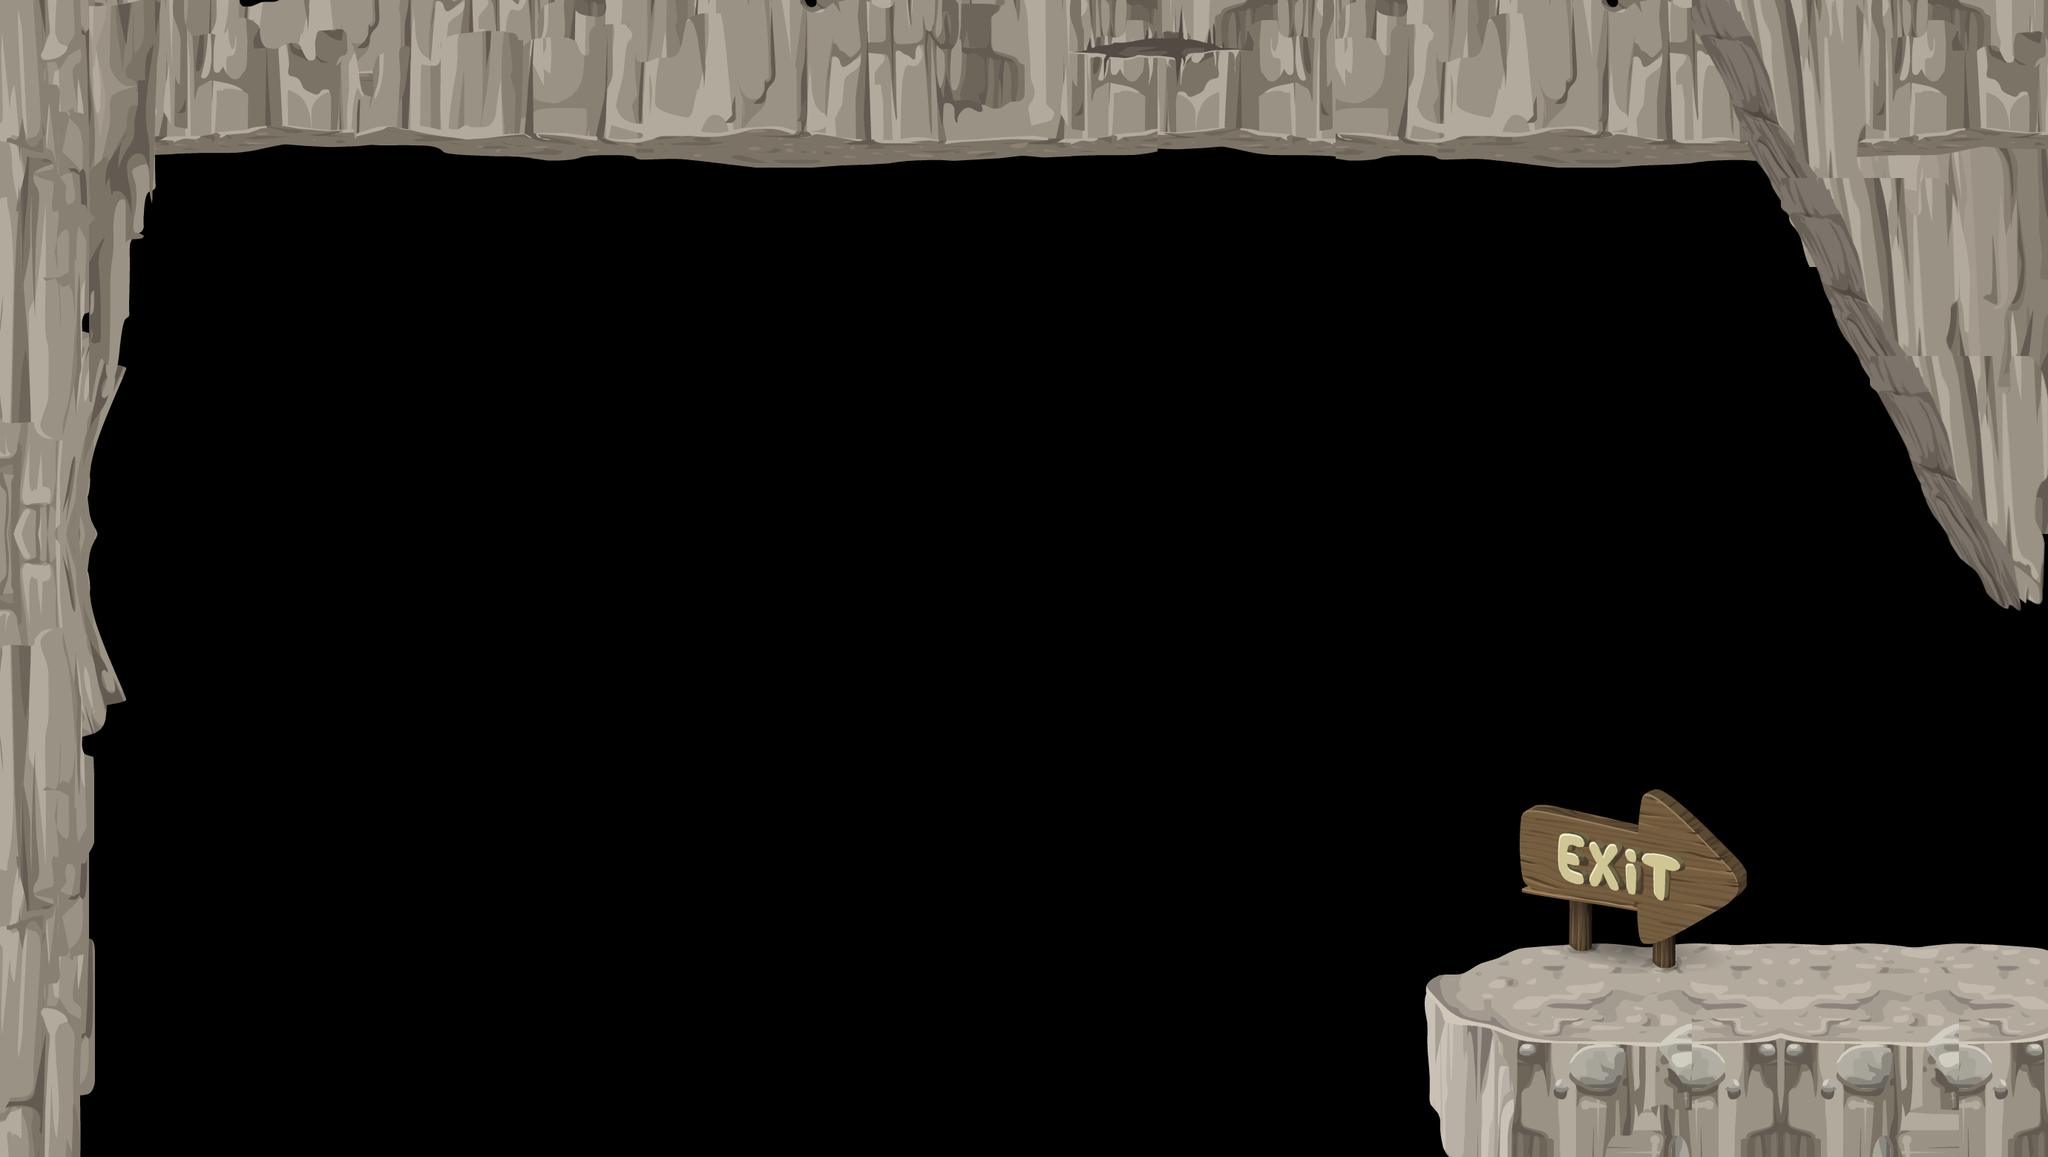

A level layout from a 2D game, rendered from its tile map. Below: a short description, then the map file with tile-grid data replaced by summaries:
An orthogonal 23x13 tile map with 120x120 px tiles, 6 tile layers (Tile Layer 6, Tile Layer 5, Ceiling, Layer 1, ...) and 14 objects (player, ceiling, leftwall).

<map version="1.0" orientation="orthogonal" width="23" height="13" tilewidth="120" tileheight="120">
 <tileset firstgid="1" name="ClearRocks" tilewidth="120" tileheight="120">
  <image source="ClearRocks-ipadhd.png" width="2040" height="2040" />
 </tileset>
 <layer name="Tile Layer 6" width="23" height="13">
  <data>[299 cells, 12 non-empty, 5 distinct tile ids]</data>
 </layer>
 <layer name="Tile Layer 5" width="23" height="13">
  <data>[299 cells, 20 non-empty, 19 distinct tile ids]</data>
 </layer>
 <layer name="Ceiling" width="23" height="13">
  <data>[299 cells, 58 non-empty, 37 distinct tile ids]</data>
 </layer>
 <layer name="Layer 1" width="23" height="13">
  <data>[299 cells, 60 non-empty, 32 distinct tile ids]</data>
 </layer>
 <layer name="Layer 2" width="23" height="13">
  <data>[299 cells, 16 non-empty, 16 distinct tile ids]</data>
 </layer>
 <objectgroup name="helmets" width="23" height="13" opacity="0.99">
  <object x="1205" y="1156" width="92" height="89" />
 </objectgroup>
 <objectgroup name="player" width="23" height="13">
  <object name="player" x="269" y="433" width="94" height="147" />
 </objectgroup>
 <objectgroup name="bats" width="23" height="13" />
 <objectgroup name="walls" width="23" height="13">
  <object name="ceiling" x="120" y="0" width="2640" height="204" />
  <object name="leftwall" x="0" y="0" width="120" height="1560" />
  <object x="109" y="630">
   <polygon points="0,0 62,-136 -14,-159" />
  </object>
  <object x="209" y="201">
   <polygon points="0,0 1,55 -111,85 -108,-3" />
  </object>
  <object x="201" y="246">
   <polygon points="0,0 -8,70 -99,99 -119,1" />
  </object>
  <object x="160" y="496">
   <polygon points="0,0 20,-186 -53,-180 -82,-10" />
  </object>
  <object x="105" y="802">
   <polygon points="0,0 65,145 -5,158" />
  </object>
  <object x="144" y="945">
   <polygon points="0,0 -6,37 -48,49 -35,-10" />
  </object>
  <object x="1924" y="1359" width="832" height="200" />
  <object x="2757" y="813">
   <polygon points="0,0 -67,2 -440,-686 3,-615" />
  </object>
 </objectgroup>
 <objectgroup name="winZones" width="23" height="13">
  <object x="2092" y="1320" width="627" height="24" />
  <object x="2639" y="830" width="147" height="518" />
 </objectgroup>
 <layer name="Tile Layer 4" width="23" height="13">
  <data>[299 cells, 2 non-empty, 2 distinct tile ids]</data>
 </layer>
</map>